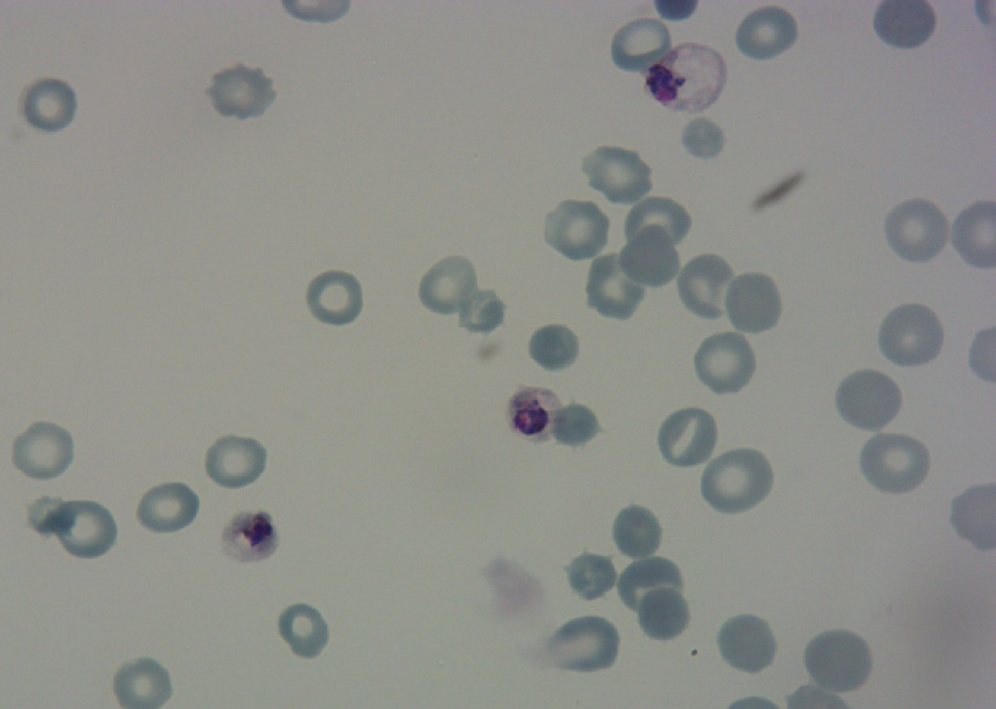
#> input picture ImageMal.jpg, 996 x 709 px, shrunk from 1944 x 1383 before the run, found by its file name
$ python segment_all_cells.py
#> lines starting #> are read from the running program, lines starting #| are printed output that depends on the picture; after the words box and inside, x2 and y2 are one past the last pixel; in counts of white or black regions, pixels touching at a corner belong together
import cv2
import numpy as np
import argparse
import os

def segment_cells(image_path, output_path=None):
#> called with image_path = 'ImageMal.jpg', output_path = 'results/segmented_all_cv2.jpg'
    if not os.path.exists(image_path):
        print(f"Error: {image_path} not found.")
        return

    img = cv2.imread(image_path)
#> img is the input picture: shape (709, 996, 3); mean B, G, R 138.1, 142.8, 141.2
    if img is None:
        print("Failed to load image.")
        return

    # Convert to grayscale
    gray = cv2.cvtColor(img, cv2.COLOR_BGR2GRAY)

    # Apply Gaussian Blur to reduce noise
    blurred = cv2.GaussianBlur(gray, (5, 5), 0)

    # The image has a bright background and dark cells.
    # Otsu's thresholding after inverse binary threshold
    _, thresh = cv2.threshold(blurred, 0, 255, cv2.THRESH_BINARY_INV + cv2.THRESH_OTSU)
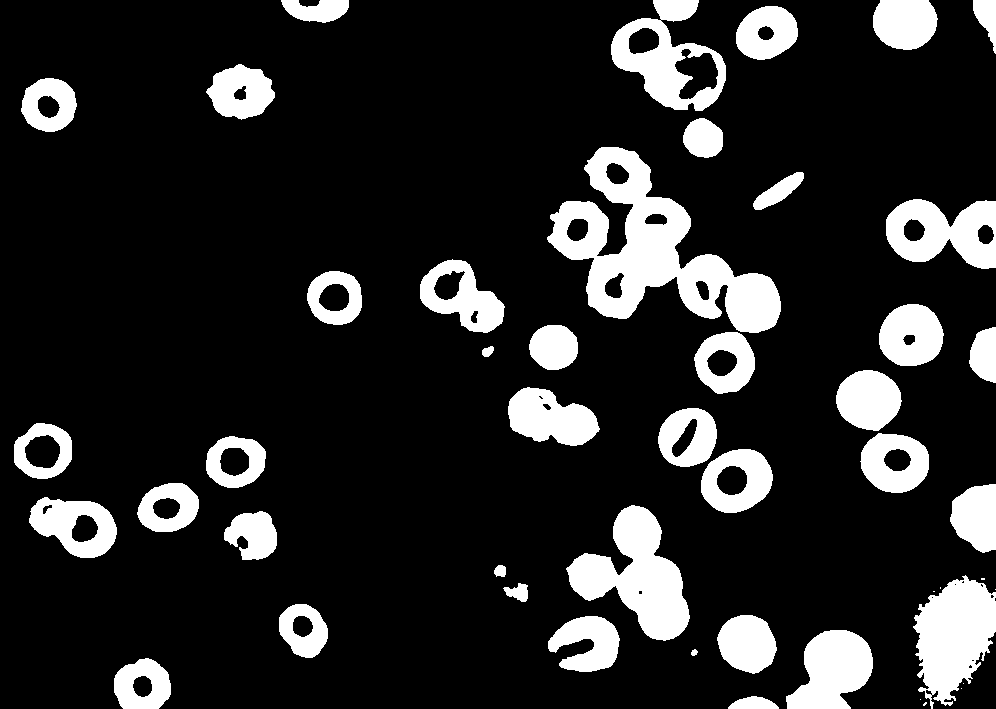
#> thresh: shape (709, 996); 15.8% white; 48 white regions (8 under 20 px), largest, box (x1, y1, x2, y2) and area: (547, 147, 781, 333) 16860, (566, 505, 690, 641) 8186, (913, 575, 996, 709) 7113

    # Morphological operations to remove small noise and close holes
    kernel = np.ones((3,3), np.uint8)
    opening = cv2.morphologyEx(thresh, cv2.MORPH_OPEN, kernel, iterations=2)
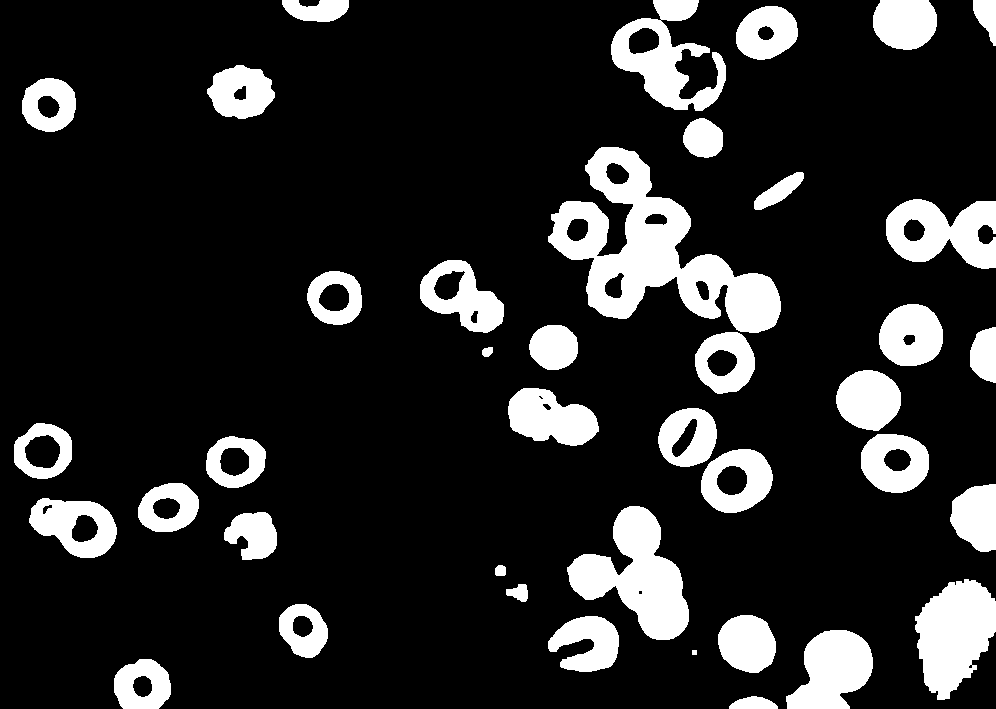
#> opening: shape (709, 996); 15.7% white; 40 white regions, largest, box (x1, y1, x2, y2) and area: (548, 147, 781, 333) 16833, (567, 506, 689, 640) 8162, (915, 579, 996, 700) 6650

    # Dilation to combine nearby fragments
    sure_bg = cv2.dilate(opening, kernel, iterations=1)
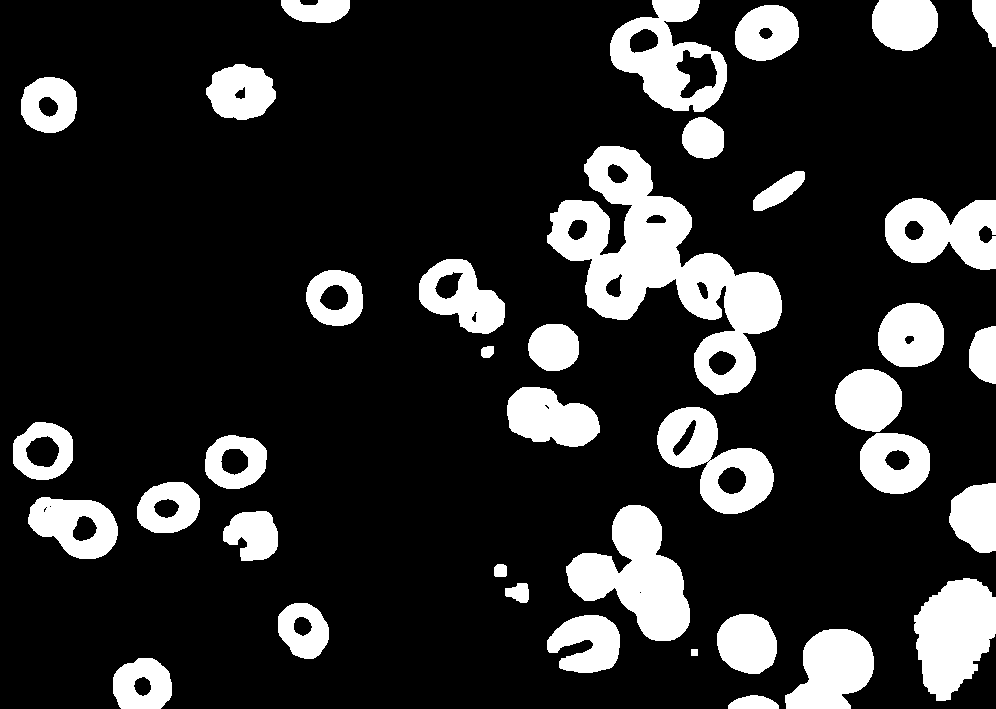
#> sure_bg: shape (709, 996); 17.5% white; 38 white regions

    # Find contours
    contours, _ = cv2.findContours(sure_bg, cv2.RETR_EXTERNAL, cv2.CHAIN_APPROX_SIMPLE)
#> contours = 38 contours; largest, box (x1, y1, x2, y2) and area: (547, 146, 782, 395) 22145, (566, 505, 690, 641) 8584, (610, 0, 727, 112) 7810, (914, 578, 996, 701) 6891, (657, 407, 774, 514) 6654

    output_img = img.copy()
    cell_count = 0
    boxes = []

    for cnt in contours:
        x, y, w, h = cv2.boundingRect(cnt)
        # Filter out tiny noise and gigantic artifacts
        if 15 < w < 200 and 15 < h < 200:
            cv2.rectangle(output_img, (x, y), (x+w, y+h), (0, 255, 0), 2)
            boxes.append((x, y, w, h))
            cell_count += 1
#> this loop made 38 passes
#> (x, y, w, h) on passes 1, 2, 4, 5, 6, 7, 8, 9, 10, 11, 12, 13: (728, 695, 51, 14), (113, 658, 59, 51), (785, 629, 89, 80), (547, 615, 73, 58), (717, 614, 60, 60), (278, 603, 51, 56), (505, 583, 24, 20), (914, 578, 82, 123), (494, 564, 13, 13), (223, 511, 55, 50), (566, 505, 124, 136), (28, 497, 90, 62)
#> (cnt, x, y, w, h) on pass 3: ([[691, 649], [691, 655], [697, 655], [697, 649]], 691, 649, 7, 7)
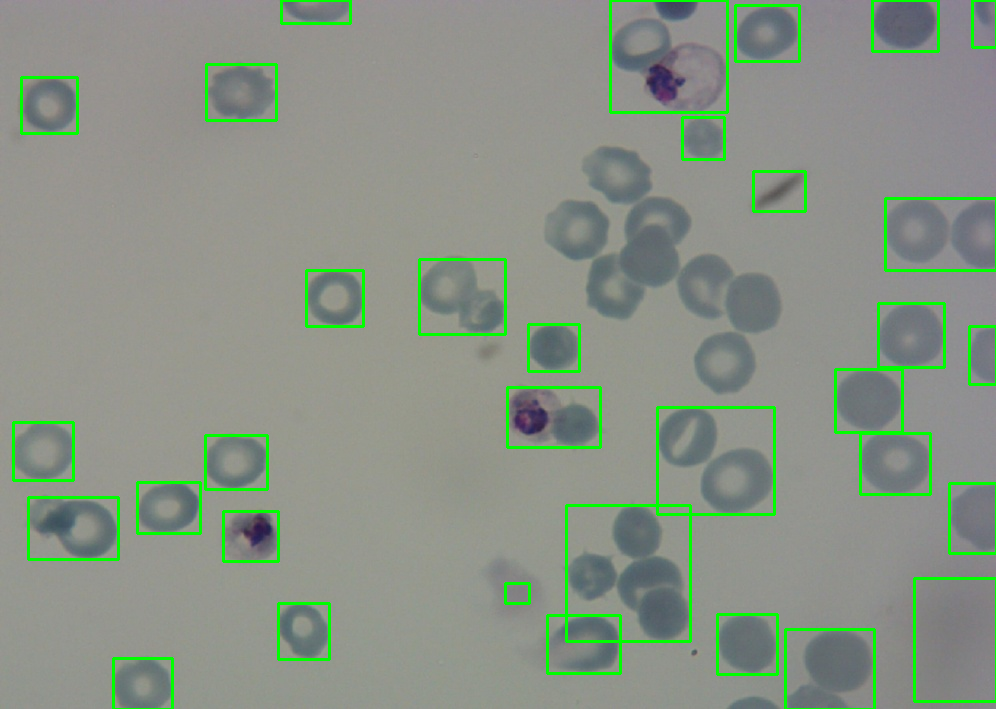
#> output_img: shape (709, 996, 3); 3.44% of pixels changed, all inside (x1, y1, x2, y2) = (12, 0, 996, 709)
#> after the loop, boxes = 33 items, first 6: (113, 658, 59, 51), (785, 629, 89, 80), (547, 615, 73, 58), (717, 614, 60, 60), (278, 603, 51, 56), (505, 583, 24, 20); cell_count = 33

    print(f"Detected {cell_count} cells using OpenCV segmentation.")
#| Detected 33 cells using OpenCV segmentation.

    if output_path:
        cv2.imwrite(output_path, output_img)
        print(f"Saved visualization to {output_path}")

    return boxes

if __name__ == "__main__":
    parser = argparse.ArgumentParser()
    parser.add_argument("--image", type=str, default="ImageMal.jpg")
    parser.add_argument("--out", type=str, default="results/segmented_all_cv2.jpg")
    args = parser.parse_args()

    os.makedirs(os.path.dirname(args.out), exist_ok=True)
    segment_cells(args.image, args.out)
